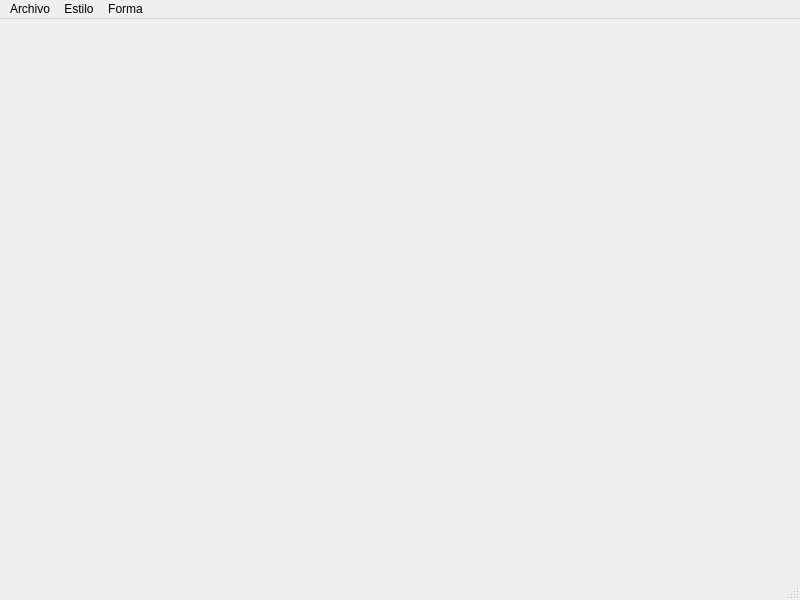
<?xml version="1.0" encoding="UTF-8"?>
<ui version="4.0">
 <class>Principal</class>
 <widget class="QMainWindow" name="Principal">
  <property name="geometry">
   <rect>
    <x>0</x>
    <y>0</y>
    <width>800</width>
    <height>600</height>
   </rect>
  </property>
  <property name="cursor">
   <cursorShape>CrossCursor</cursorShape>
  </property>
  <property name="windowTitle">
   <string>Principal</string>
  </property>
  <widget class="QWidget" name="centralwidget"/>
  <widget class="QMenuBar" name="menubar">
   <property name="geometry">
    <rect>
     <x>0</x>
     <y>0</y>
     <width>800</width>
     <height>21</height>
    </rect>
   </property>
   <widget class="QMenu" name="menuArchivo">
    <property name="title">
     <string>Archivo</string>
    </property>
    <addaction name="actionNuevo"/>
    <addaction name="actionGuardar"/>
    <addaction name="actionLimpiar"/>
    <addaction name="separator"/>
    <addaction name="actionSalir"/>
   </widget>
   <widget class="QMenu" name="menuEstilo">
    <property name="title">
     <string>Estilo</string>
    </property>
    <addaction name="actionColor"/>
    <addaction name="actionAncho"/>
   </widget>
   <widget class="QMenu" name="menuForma">
    <property name="title">
     <string>Forma</string>
    </property>
    <addaction name="actionLineas"/>
    <addaction name="actionLibre"/>
    <addaction name="actionRect_nculos"/>
    <addaction name="actionCircunferencias"/>
   </widget>
   <addaction name="menuArchivo"/>
   <addaction name="menuEstilo"/>
   <addaction name="menuForma"/>
  </widget>
  <widget class="QStatusBar" name="statusbar"/>
  <action name="actionNuevo">
   <property name="text">
    <string>Nuevo</string>
   </property>
   <property name="shortcut">
    <string>Ctrl+N</string>
   </property>
  </action>
  <action name="actionGuardar">
   <property name="text">
    <string>Guardar</string>
   </property>
   <property name="shortcut">
    <string>Ctrl+S</string>
   </property>
  </action>
  <action name="actionSalir">
   <property name="text">
    <string>Salir</string>
   </property>
   <property name="shortcut">
    <string>Ctrl+Q</string>
   </property>
  </action>
  <action name="actionColor">
   <property name="text">
    <string>Color</string>
   </property>
   <property name="shortcut">
    <string>Ctrl+Shift+C</string>
   </property>
  </action>
  <action name="actionAncho">
   <property name="text">
    <string>Ancho</string>
   </property>
   <property name="shortcut">
    <string>Ctrl+Shift+A</string>
   </property>
  </action>
  <action name="actionLineas">
   <property name="checkable">
    <bool>true</bool>
   </property>
   <property name="text">
    <string>Lineas</string>
   </property>
  </action>
  <action name="actionLibre">
   <property name="checkable">
    <bool>true</bool>
   </property>
   <property name="checked">
    <bool>true</bool>
   </property>
   <property name="text">
    <string>Libre</string>
   </property>
  </action>
  <action name="actionRect_nculos">
   <property name="checkable">
    <bool>true</bool>
   </property>
   <property name="text">
    <string>Rectánculos</string>
   </property>
  </action>
  <action name="actionCircunferencias">
   <property name="checkable">
    <bool>true</bool>
   </property>
   <property name="text">
    <string>Circunferencias</string>
   </property>
  </action>
  <action name="actionLimpiar">
   <property name="text">
    <string>Limpiar</string>
   </property>
  </action>
 </widget>
 <resources/>
 <connections/>
</ui>
